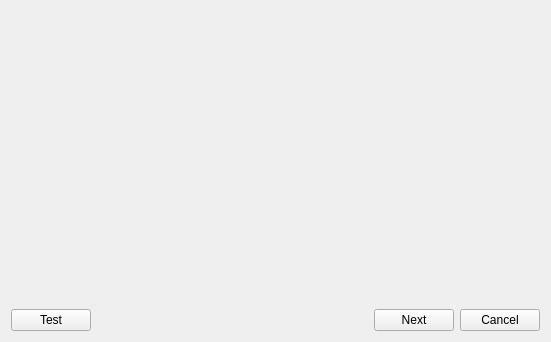
<?xml version="1.0" encoding="UTF-8"?>
<ui version="4.0">
 <class>Diagnostics::System::CDlgSpeaker</class>
 <widget class="QWidget" name="Diagnostics::System::CDlgSpeaker">
  <property name="geometry">
   <rect>
    <x>0</x>
    <y>0</y>
    <width>551</width>
    <height>342</height>
   </rect>
  </property>
  <property name="windowTitle">
   <string>Form</string>
  </property>
  <layout class="QVBoxLayout" name="verticalLayout">
   <item>
    <layout class="QHBoxLayout" name="layoutContent">
     <item>
      <widget class="MainMenu::CWheelPanel" name="scrollPanelSound" native="true">
       <property name="minimumSize">
        <size>
         <width>0</width>
         <height>0</height>
        </size>
       </property>
      </widget>
     </item>
     <item>
      <spacer name="horizontalSpacer_2">
       <property name="orientation">
        <enum>Qt::Horizontal</enum>
       </property>
       <property name="sizeHint" stdset="0">
        <size>
         <width>40</width>
         <height>20</height>
        </size>
       </property>
      </spacer>
     </item>
     <item>
      <widget class="MainMenu::CWheelPanel" name="scrollPanelVolume" native="true">
       <property name="minimumSize">
        <size>
         <width>0</width>
         <height>0</height>
        </size>
       </property>
      </widget>
     </item>
     <item>
      <spacer name="horizontalSpacer_3">
       <property name="orientation">
        <enum>Qt::Horizontal</enum>
       </property>
       <property name="sizeHint" stdset="0">
        <size>
         <width>40</width>
         <height>20</height>
        </size>
       </property>
      </spacer>
     </item>
    </layout>
   </item>
   <item>
    <spacer name="verticalSpacer">
     <property name="orientation">
      <enum>Qt::Vertical</enum>
     </property>
     <property name="sizeHint" stdset="0">
      <size>
       <width>20</width>
       <height>40</height>
      </size>
     </property>
    </spacer>
   </item>
   <item>
    <layout class="QHBoxLayout" name="horizontalLayout_2">
     <item>
      <widget class="QPushButton" name="pushTest">
       <property name="text">
        <string>Test</string>
       </property>
      </widget>
     </item>
     <item>
      <spacer name="horizontalSpacer">
       <property name="orientation">
        <enum>Qt::Horizontal</enum>
       </property>
       <property name="sizeHint" stdset="0">
        <size>
         <width>40</width>
         <height>20</height>
        </size>
       </property>
      </spacer>
     </item>
     <item>
      <widget class="QPushButton" name="pushNext">
       <property name="text">
        <string>Next</string>
       </property>
      </widget>
     </item>
     <item>
      <widget class="QPushButton" name="pushCancel">
       <property name="text">
        <string>Cancel</string>
       </property>
      </widget>
     </item>
    </layout>
   </item>
  </layout>
 </widget>
 <customwidgets>
  <customwidget>
   <class>MainMenu::CWheelPanel</class>
   <extends>QWidget</extends>
   <header>MainMenu/Include/WheelPanel.h</header>
   <container>1</container>
  </customwidget>
 </customwidgets>
 <resources/>
 <connections/>
</ui>
